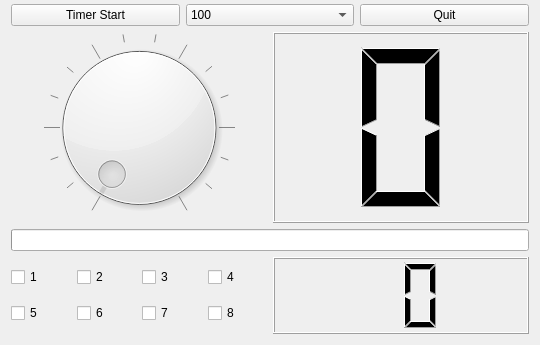
<?xml version="1.0" encoding="UTF-8"?>
<ui version="4.0">
 <class>Tab1DevControl</class>
 <widget class="QWidget" name="Tab1DevControl">
  <property name="geometry">
   <rect>
    <x>0</x>
    <y>0</y>
    <width>540</width>
    <height>345</height>
   </rect>
  </property>
  <property name="windowTitle">
   <string>Form</string>
  </property>
  <layout class="QVBoxLayout" name="verticalLayout_3" stretch="0">
   <property name="topMargin">
    <number>4</number>
   </property>
   <item>
    <layout class="QVBoxLayout" name="verticalLayout_2" stretch="1,5,1,2">
     <item>
      <layout class="QHBoxLayout" name="horizontalLayout">
       <item>
        <widget class="QPushButton" name="pPBtimerStart">
         <property name="text">
          <string>Timer Start</string>
         </property>
         <property name="checkable">
          <bool>true</bool>
         </property>
        </widget>
       </item>
       <item>
        <widget class="QComboBox" name="pCBtimerValue">
         <item>
          <property name="text">
           <string>100</string>
          </property>
         </item>
         <item>
          <property name="text">
           <string>500</string>
          </property>
         </item>
         <item>
          <property name="text">
           <string>1000</string>
          </property>
         </item>
         <item>
          <property name="text">
           <string>2000</string>
          </property>
         </item>
        </widget>
       </item>
       <item>
        <widget class="QPushButton" name="pPBappQuit">
         <property name="text">
          <string>Quit</string>
         </property>
        </widget>
       </item>
      </layout>
     </item>
     <item>
      <layout class="QHBoxLayout" name="horizontalLayout_2">
       <item>
        <widget class="QDial" name="pDialLed">
         <property name="maximum">
          <number>15</number>
         </property>
         <property name="pageStep">
          <number>3</number>
         </property>
         <property name="wrapping">
          <bool>false</bool>
         </property>
         <property name="notchesVisible">
          <bool>true</bool>
         </property>
        </widget>
       </item>
       <item>
        <widget class="QLCDNumber" name="pLcdNumberLed">
         <property name="digitCount">
          <number>1</number>
         </property>
         <property name="mode">
          <enum>QLCDNumber::Hex</enum>
         </property>
        </widget>
       </item>
      </layout>
     </item>
     <item>
      <widget class="QProgressBar" name="pProgressBarLed">
       <property name="maximum">
        <number>15</number>
       </property>
       <property name="value">
        <number>-1</number>
       </property>
      </widget>
     </item>
     <item>
      <layout class="QHBoxLayout" name="horizontalLayout_5">
       <item>
        <layout class="QVBoxLayout" name="verticalLayout">
         <item>
          <layout class="QHBoxLayout" name="horizontalLayout_3">
           <item>
            <widget class="QCheckBox" name="pCBkey1">
             <property name="text">
              <string>1</string>
             </property>
            </widget>
           </item>
           <item>
            <widget class="QCheckBox" name="pCBkey2">
             <property name="text">
              <string>2</string>
             </property>
            </widget>
           </item>
           <item>
            <widget class="QCheckBox" name="pCBkey3">
             <property name="text">
              <string>3</string>
             </property>
            </widget>
           </item>
           <item>
            <widget class="QCheckBox" name="pCBkey4">
             <property name="text">
              <string>4</string>
             </property>
            </widget>
           </item>
          </layout>
         </item>
         <item>
          <layout class="QHBoxLayout" name="horizontalLayout_4">
           <item>
            <widget class="QCheckBox" name="pCBkey5">
             <property name="text">
              <string>5</string>
             </property>
            </widget>
           </item>
           <item>
            <widget class="QCheckBox" name="pCBkey6">
             <property name="text">
              <string>6</string>
             </property>
            </widget>
           </item>
           <item>
            <widget class="QCheckBox" name="pCBkey7">
             <property name="text">
              <string>7</string>
             </property>
            </widget>
           </item>
           <item>
            <widget class="QCheckBox" name="pCBkey8">
             <property name="text">
              <string>8</string>
             </property>
            </widget>
           </item>
          </layout>
         </item>
        </layout>
       </item>
       <item>
        <widget class="QLCDNumber" name="pLcdNumberKey">
         <property name="digitCount">
          <number>2</number>
         </property>
         <property name="mode">
          <enum>QLCDNumber::Hex</enum>
         </property>
        </widget>
       </item>
      </layout>
     </item>
    </layout>
   </item>
  </layout>
 </widget>
 <resources/>
 <connections>
  <connection>
   <sender>pDialLed</sender>
   <signal>valueChanged(int)</signal>
   <receiver>pProgressBarLed</receiver>
   <slot>setValue(int)</slot>
   <hints>
    <hint type="sourcelabel">
     <x>100</x>
     <y>137</y>
    </hint>
    <hint type="destinationlabel">
     <x>98</x>
     <y>189</y>
    </hint>
   </hints>
  </connection>
  <connection>
   <sender>pDialLed</sender>
   <signal>valueChanged(int)</signal>
   <receiver>pLcdNumberLed</receiver>
   <slot>display(int)</slot>
   <hints>
    <hint type="sourcelabel">
     <x>128</x>
     <y>113</y>
    </hint>
    <hint type="destinationlabel">
     <x>202</x>
     <y>113</y>
    </hint>
   </hints>
  </connection>
 </connections>
</ui>
